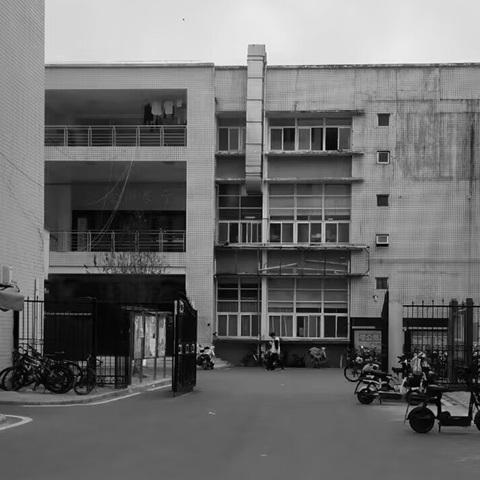
#> input picture DIP/images/school_gray.jpg, 480 x 480 px, found by its file name
$ python '位平面切片.py'
#> lines starting #> are read from the running program, lines starting #| are printed output that depends on the picture; after the words box and inside, x2 and y2 are one past the last pixel; in counts of white or black regions, pixels touching at a corner belong together
import cv2
import numpy as np
import matplotlib.pyplot as plt

# 图片路径
image_path = r"D:\Digital Image Processing\school_gray.jpg"

# 读取灰度图像
gray_image = cv2.imread(image_path, cv2.IMREAD_GRAYSCALE)
#> gray_image is the input picture: shape (480, 480); min 0, max 255, mean 107.4

# 检查图像是否成功读取
if gray_image is None:
    print("无法加载图像，请检查文件路径。")
else:
    # 获取图像的位平面
    def bit_plane_slicing(image):
        bit_planes = []
        for i in range(8):
            # 提取第i个位平面
            bit_plane = (image >> i) & 1
            # 将其扩展为8位灰度图像
            bit_plane_image = bit_plane * 255
            bit_planes.append(bit_plane_image)
#> this loop made 8 passes
#> pass 1, in bit_plane_slicing, `bit_plane = (image >> i) & 1`:
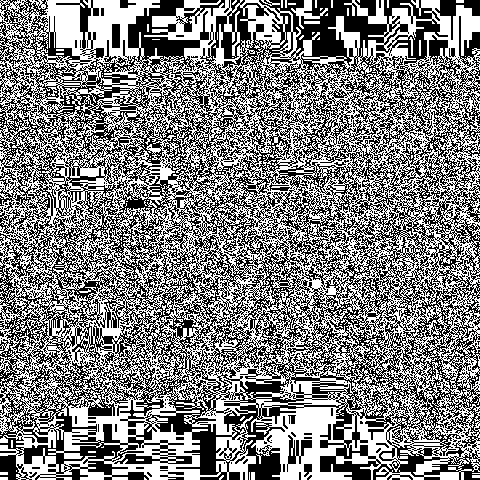
#> bit_plane: shape (480, 480); values 0 (black) and 1 (white), 50.5% white; black in thin lines or dots
#> pass 2, in bit_plane_slicing, `bit_plane = (image >> i) & 1`:
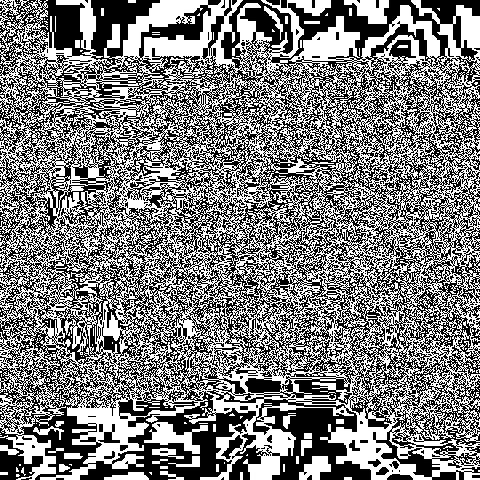
#> bit_plane: shape (480, 480); values 0 (black) and 1 (white), 49.4% white; 604 white regions (559 under 20 px), largest, box (x1, y1, x2, y2) and area: (0, 0, 480, 480) 108050, (144, 422, 208, 454) 839, (344, 0, 389, 24) 655
#> after the loop, bit_planes = 8 items
        return bit_planes

    # 应用位平面切片
    bit_planes = bit_plane_slicing(gray_image)
#> bit_planes = 8 items

    # 创建一个3x3的网格来显示图像
    fig, axes = plt.subplots(3, 3, figsize=(12, 12), gridspec_kw={'hspace': 0.3, 'wspace': 0.3})

    # 显示原始图像
    axes[0, 0].imshow(gray_image, cmap='gray')
    axes[0, 0].set_title('Original Image')
    axes[0, 0].axis('off')

    # 显示8个位平面，从最高位到最低位
    for i in range(8):
        row = (8 - i) // 3
        col = (8 - i) % 3
        axes[row, col].imshow(bit_planes[i], cmap='gray')
        axes[row, col].set_title(f'Bit Plane {7 - i}')
        axes[row, col].axis('off')

    # 确保布局紧凑
    plt.tight_layout()
    plt.show()
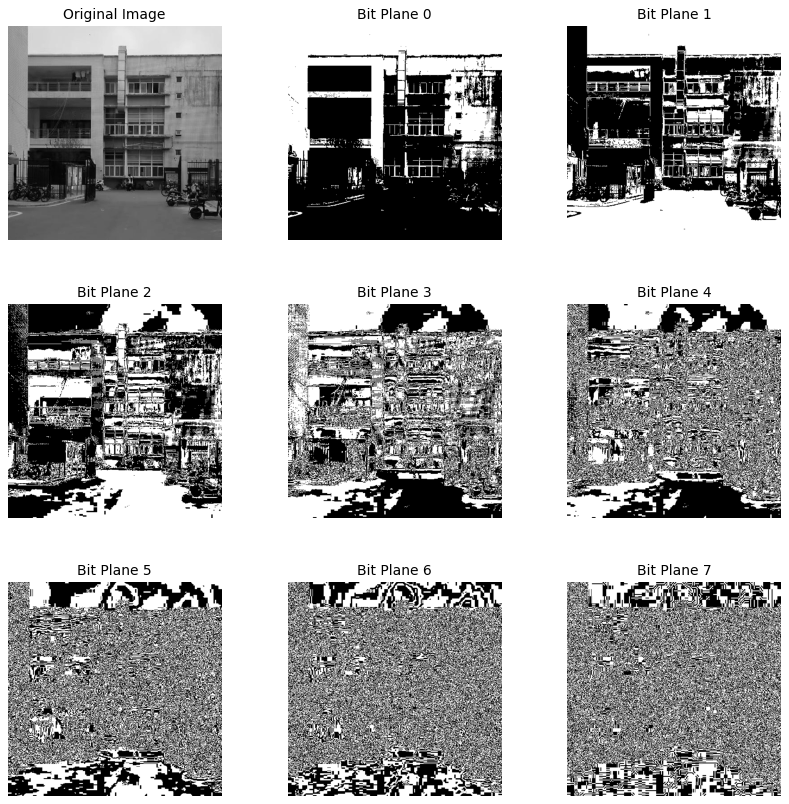
#> figure drawn by matplotlib, 9 panels
